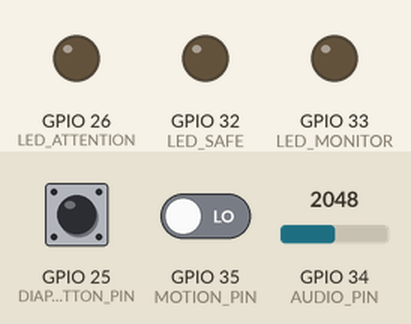
This sketch was run on a simulated ESP32. On the bench: output pins drawn as LEDs (lit = HIGH). The test bench sets the inputs (shaded band); at power-on: GPIO 34 (AUDIO_PIN) = 2048, GPIO 25 (DIAPER_BUTTON_PIN) HIGH, GPIO 35 (MOTION_PIN) LOW. What the sketch prints to the serial monitor is not drawn.

Above: at 2.2 s.
2.3 s: GPIO 34 (AUDIO_PIN) set to 3603
5.3 s: GPIO 34 (AUDIO_PIN) set to 2938
At 8.27 s:
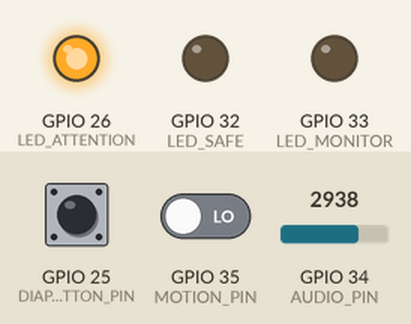
8.3 s: GPIO 34 (AUDIO_PIN) set to 2834
At 9.1 s:
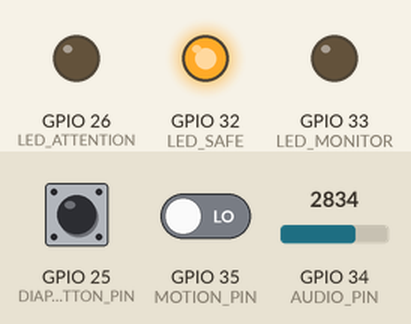
10.0 s: GPIO 34 (AUDIO_PIN) set to 680
11.5 s: GPIO 34 (AUDIO_PIN) set to 562
At 12.6 s:
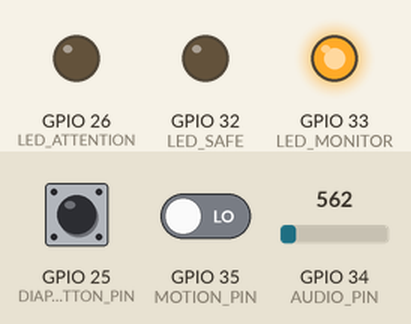
13.0 s: GPIO 25 (DIAPER_BUTTON_PIN) pulled LOW for 0.15 s
Timing chart, 0 to 15.6 s (numbered marks = the images above; inputs shaded):
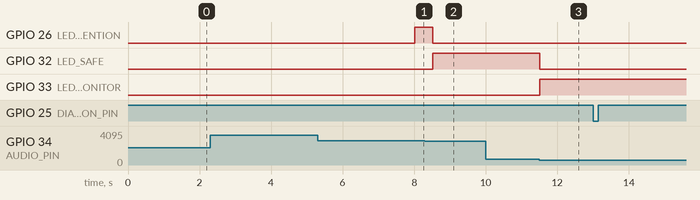

Measured:
- the behaviour switches between 2867 and 2866 on GPIO 34 (AUDIO_PIN) (found by bisection; images 1 and 2)
- the behaviour switches between 615 and 614 on GPIO 34 (AUDIO_PIN) (found by bisection; images 2 and 3)
- after the input at 2.3 s, every drawn part: stays the same
- after the input at 8.3 s, GPIO 26 (LED_ATTENTION): HIGH → LOW after 0.22 s; GPIO 32 (LED_SAFE): LOW → HIGH after 0.22 s
- after the input at 10.0 s, every drawn part: stays the same
- after the input at 11.5 s, GPIO 32 (LED_SAFE): HIGH → LOW at once; GPIO 33 (LED_MONITOR): LOW → HIGH at once
- after the input at 13.0 s, every drawn part: stays the same

The sketch:

baby_watch_Phase1.ino
```cpp
// BabyWatch Phase 1 - AIoT Infant Safety Monitor
// Hardware Demo: Potentiometer = Audio, PIR = Motion, Button = Diaper Change

#define AUDIO_PIN 34     // Potentiometer (audio intensity)
#define MOTION_PIN 35    // PIR sensor
#define LED_SAFE 32      // Green LED
#define LED_MONITOR 33   // Yellow LED
#define LED_ATTENTION 26 // Red LED
#define DIAPER_BUTTON_PIN 25 // Push button for "diaper changed"

// --------- TIME SCALING FOR DEMO ---------
// 1 real second = TIME_SCALE simulated minutes
// Example: TIME_SCALE = 10 → 1s = 10min, so 90min ~ 9s
const float TIME_SCALE = 10.0;

float audio_rms = 0.0;
float motion_pct = 0.0;
int motion_transitions = 0;
unsigned long last_diaper_change = 0;
unsigned long distress_start = 0;
bool last_motion = false;
bool last_button_state = HIGH;

enum AlertLevel { SAFE, MONITOR, ATTENTION };
AlertLevel current_state = SAFE;

void setup() {
  Serial.begin(115200);
  delay(1000);

  pinMode(LED_SAFE, OUTPUT);
  pinMode(LED_MONITOR, OUTPUT);
  pinMode(LED_ATTENTION, OUTPUT);
  pinMode(MOTION_PIN, INPUT);
  pinMode(DIAPER_BUTTON_PIN, INPUT_PULLUP);

  digitalWrite(LED_SAFE, LOW);
  digitalWrite(LED_MONITOR, LOW);
  digitalWrite(LED_ATTENTION, LOW);

  Serial.println("=== BABYWATCH ===");
  Serial.println("Potentiometer = Audio Intensity");
  Serial.println("PIR Sensor    = Motion Detection");
  Serial.println("Button (PIN 25) = Diaper Changed");
  Serial.println("LEDs: Green=SAFE, Yellow=MONITOR, Red=ATTENTION");
  Serial.print("Time scale: 1s real = ");
  Serial.print(TIME_SCALE);
  Serial.println(" min simulated");
  Serial.println("=================================\n");

  last_diaper_change = millis();
}

void loop() {
  // --- Handle diaper button (edge trigger) ---
  bool button_now = digitalRead(DIAPER_BUTTON_PIN);
  if (last_button_state == HIGH && button_now == LOW) {
    reset_diaper_timer();
    delay(200);
  }
  last_button_state = button_now;


  static unsigned long last_read = 0;
  if (millis() - last_read < 500) return;
  last_read = millis();


  int audio_raw = analogRead(AUDIO_PIN);  // 0-4095
  audio_rms = audio_raw / 4095.0;         // 0-1 RMS Value for easier reference

  bool motion_now = digitalRead(MOTION_PIN);
  if (motion_now != last_motion) {
    motion_transitions++;
    last_motion = motion_now;
  }
  motion_pct = motion_now ? 100.0 : 0.0;

  AlertLevel new_state = decide_alert();

  if (new_state != current_state) {
    update_leds(new_state);
    log_event(new_state);
    current_state = new_state;
  }

  Serial.printf("RMS:%.2f | Motion:%.0f%% | Transitions:%d | State:%s\n",
                audio_rms, motion_pct, motion_transitions,
                new_state == SAFE ? "SAFE" :
                new_state == MONITOR ? "MONITOR" : "ATTENTION");
}

AlertLevel decide_alert() {
  unsigned long now = millis();

  if (audio_rms > 0.7) {
    if (distress_start == 0) distress_start = now;
    if ((now - distress_start) > 5000) {
      return ATTENTION;
    }
  } else {
    distress_start = 0;
  }

  // --- Convert elapsed millis to "simulated minutes" using TIME_SCALE ---
  float elapsed_real_ms = (float)(now - last_diaper_change);
  float diaper_min = (elapsed_real_ms / 60000.0f) * TIME_SCALE;
  // Example: TIME_SCALE=10 → 6000ms (~6s) ≈ 1 simulated hour

  if (diaper_min > 90.0 && audio_rms > 0.4) {
    return MONITOR;
  }

  if (motion_pct < 10 && audio_rms < 0.15) {
    return MONITOR;
  }

  if (motion_transitions > 7 && audio_rms > 0.3) {
    return MONITOR;
  }

  return SAFE;
}

void update_leds(AlertLevel state) {
  digitalWrite(LED_SAFE, state == SAFE ? HIGH : LOW);
  digitalWrite(LED_MONITOR, state == MONITOR ? HIGH : LOW);
  digitalWrite(LED_ATTENTION, state == ATTENTION ? HIGH : LOW);
}

void log_event(AlertLevel state) {
  // Compute simulated minutes for logging
  float elapsed_real_ms = (float)(millis() - last_diaper_change);
  float diaper_min = (elapsed_real_ms / 60000.0f) * TIME_SCALE;

  Serial.println("\n🚨 ALERT CHANGE! 🚨");
  Serial.printf("State: %s\n",
                state == SAFE ? "✅ SAFE" :
                state == MONITOR ? "⚠️ MONITOR" : "🚨 ATTENTION");
  Serial.printf("Audio RMS: %.2f\n", audio_rms);
  Serial.printf("Motion: %.0f%%\n", motion_pct);
  Serial.printf("Simulated time since diaper: %.1f min\n", diaper_min);
  Serial.println("====================\n");
}

void reset_diaper_timer() {
  last_diaper_change = millis();
  Serial.println("\n Diaper changed — timer reset to 0 min\n");
}
```
